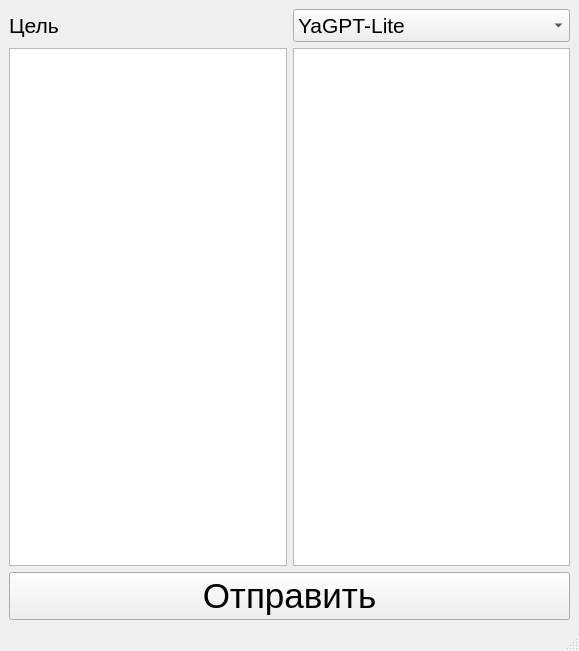
<?xml version="1.0" encoding="UTF-8"?>
<ui version="4.0">
 <class>MainWindow</class>
 <widget class="QMainWindow" name="MainWindow">
  <property name="geometry">
   <rect>
    <x>0</x>
    <y>0</y>
    <width>579</width>
    <height>651</height>
   </rect>
  </property>
  <property name="windowTitle">
   <string>MainWindow</string>
  </property>
  <widget class="QWidget" name="centralwidget">
   <layout class="QGridLayout" name="gridLayout">
    <item row="0" column="0">
     <widget class="QLabel" name="name">
      <property name="font">
       <font>
        <pointsize>16</pointsize>
       </font>
      </property>
      <property name="text">
       <string>Цель</string>
      </property>
     </widget>
    </item>
    <item row="0" column="1">
     <widget class="QComboBox" name="lan2">
      <property name="font">
       <font>
        <pointsize>16</pointsize>
       </font>
      </property>
      <item>
       <property name="text">
        <string>YaGPT-Lite</string>
       </property>
      </item>
      <item>
       <property name="text">
        <string>YaGPT-Pro</string>
       </property>
      </item>
     </widget>
    </item>
    <item row="1" column="0">
     <widget class="QTextEdit" name="inputText">
      <property name="font">
       <font>
        <pointsize>16</pointsize>
       </font>
      </property>
      <property name="html">
       <string>&lt;!DOCTYPE HTML PUBLIC &quot;-//W3C//DTD HTML 4.0//EN&quot; &quot;http://www.w3.org/TR/REC-html40/strict.dtd&quot;&gt;
&lt;html&gt;&lt;head&gt;&lt;meta name=&quot;qrichtext&quot; content=&quot;1&quot; /&gt;&lt;style type=&quot;text/css&quot;&gt;
p, li { white-space: pre-wrap; }
&lt;/style&gt;&lt;/head&gt;&lt;body style=&quot; font-family:'MS Shell Dlg 2'; font-size:16pt; font-weight:400; font-style:normal;&quot;&gt;
&lt;p style=&quot;-qt-paragraph-type:empty; margin-top:0px; margin-bottom:0px; margin-left:0px; margin-right:0px; -qt-block-indent:0; text-indent:0px;&quot;&gt;&lt;br /&gt;&lt;/p&gt;&lt;/body&gt;&lt;/html&gt;</string>
      </property>
     </widget>
    </item>
    <item row="1" column="1">
     <widget class="QTextEdit" name="outputText">
      <property name="enabled">
       <bool>true</bool>
      </property>
      <property name="font">
       <font>
        <pointsize>16</pointsize>
       </font>
      </property>
      <property name="html">
       <string>&lt;!DOCTYPE HTML PUBLIC &quot;-//W3C//DTD HTML 4.0//EN&quot; &quot;http://www.w3.org/TR/REC-html40/strict.dtd&quot;&gt;
&lt;html&gt;&lt;head&gt;&lt;meta name=&quot;qrichtext&quot; content=&quot;1&quot; /&gt;&lt;style type=&quot;text/css&quot;&gt;
p, li { white-space: pre-wrap; }
&lt;/style&gt;&lt;/head&gt;&lt;body style=&quot; font-family:'MS Shell Dlg 2'; font-size:16pt; font-weight:400; font-style:normal;&quot;&gt;
&lt;p style=&quot;-qt-paragraph-type:empty; margin-top:0px; margin-bottom:0px; margin-left:0px; margin-right:0px; -qt-block-indent:0; text-indent:0px;&quot;&gt;&lt;br /&gt;&lt;/p&gt;&lt;/body&gt;&lt;/html&gt;</string>
      </property>
     </widget>
    </item>
    <item row="2" column="0" colspan="2">
     <widget class="QPushButton" name="button">
      <property name="font">
       <font>
        <pointsize>26</pointsize>
       </font>
      </property>
      <property name="text">
       <string>Отправить</string>
      </property>
     </widget>
    </item>
   </layout>
  </widget>
  <widget class="QStatusBar" name="statusbar"/>
 </widget>
 <resources/>
 <connections/>
</ui>
